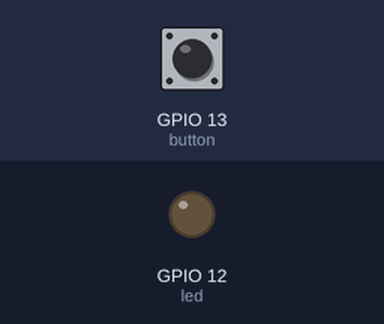
Recording of a program running on a simulated Raspberry Pi (BCM pin numbers). On the bench: output pins drawn as LEDs (lit = HIGH). Inputs (shaded band) come from the test bench; at power-on: GPIO 13 (button) HIGH. What the program prints to the terminal is not drawn.

Above: at 1.2 s.
1.3 s: GPIO 13 (button) pulled LOW for 0.15 s
At 1.37 s:
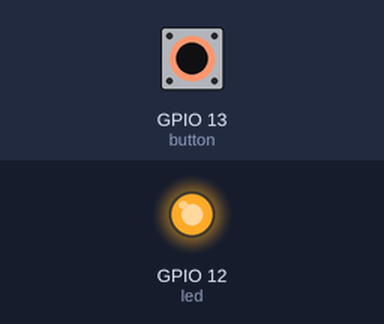
2.9 s: GPIO 13 (button) pulled LOW for 3.2 s
At 7.4 s:
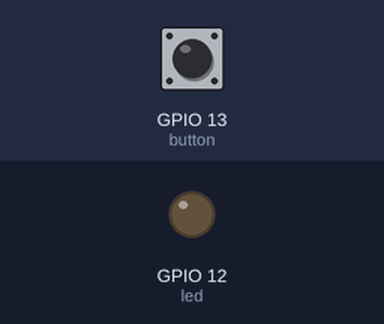
Timing chart, 0 to 8.9 s (numbered marks = the images above; inputs shaded):
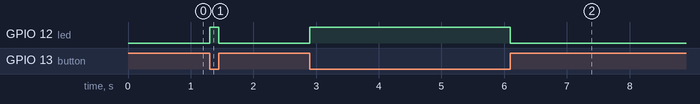

The program:

button_plus_led.py
```python
from gpiozero import LED, Button

led = LED(12)
button = Button(13)

while True:
    if button.is_pressed:
        led.on()
        print("Test on")
    else:
        led.off()
        print("Test off")
```

Measured:
- after the input at 1.3 s, GPIO 12 (led): LOW → HIGH at once, → LOW 0.15 s later
- after the input at 2.9 s, GPIO 12 (led): LOW → HIGH at once, → LOW 3.2 s later
